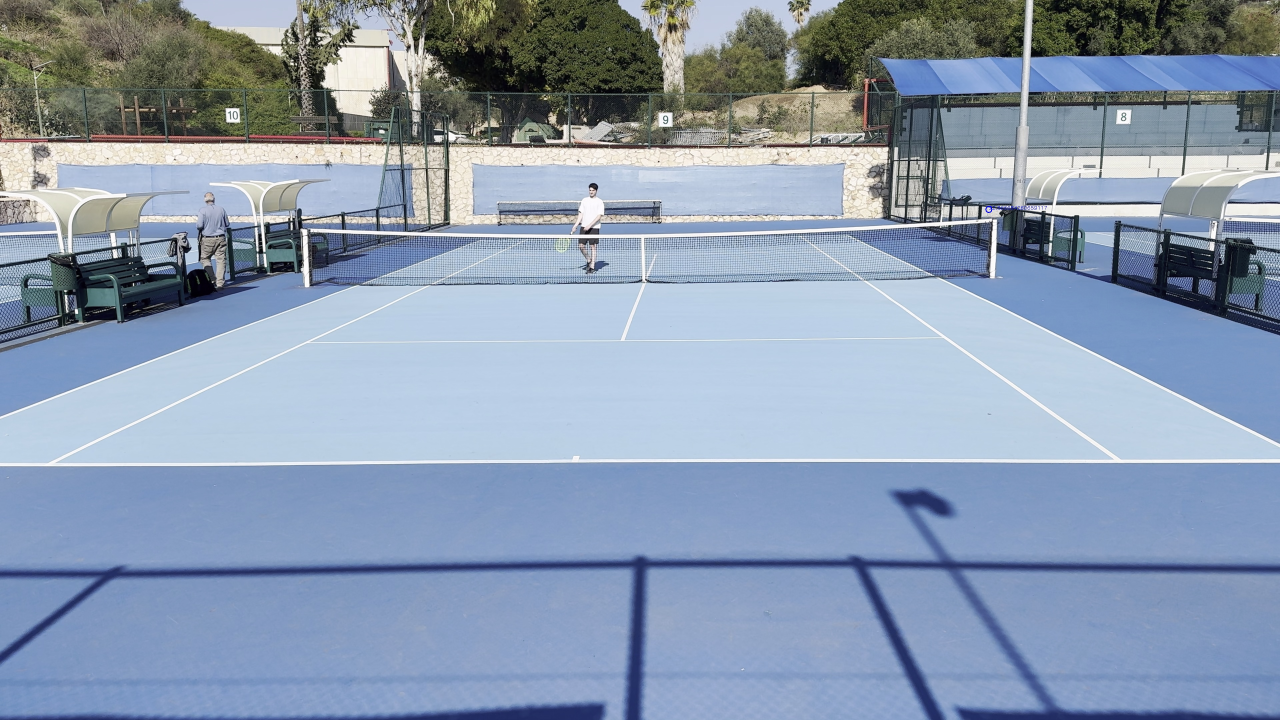
#> input picture court_frame.jpg, 3840 x 2160 px (shown at 1/3 size); the run also reads 2 pictures not shown here
$ python court_detection.py
#> lines starting #> are read from the running program, lines starting #| are printed output that depends on the picture; after the words box and inside, x2 and y2 are one past the last pixel; in counts of white or black regions, pixels touching at a corner belong together
from enum import Enum
import os
from typing import Any, List
import cv2
import numpy as np

Line = tuple[int, int, int, int]

debug_mode = os.getenv("DEBUG", "0").lower() in ("1", "true", "yes", "on")


# results Enum, in ,out, etc...
class Results(Enum):
    IN = "in"
    OUT = "out"
    SERVE_IN = "serve in"
    SERVE_OUT = "serve out"
    ERROR = "error"


class InOrOut:
    def __init__(self, court_frame_path, corners_dir_path):
        # Load the binary image and the template
#> called with court_frame_path = 'court_frame.jpg', corners_dir_path = 'corners'
        court_image = cv2.imread(court_frame_path, cv2.IMREAD_GRAYSCALE)
#> court_image: shape (2160, 3840); min 0, max 255, mean 152

        # Mask out top 30% of the image
        court_image[: int(court_image.shape[0] * 0.3), :] = 0

        templates_dir = corners_dir_path
        # go thorugh all files in the directory and imread them
        templates = [
            (cv2.imread(f"{templates_dir}/{file}", cv2.IMREAD_GRAYSCALE), file) for file in os.listdir(templates_dir)
        ]
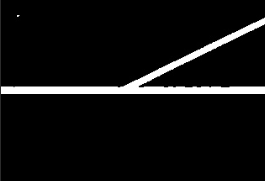
#> input picture corners/bottom_left_corner.png, 265 x 181 px
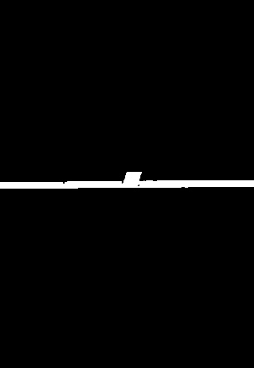
#> input picture corners/bottom_t_point.png, 254 x 368 px
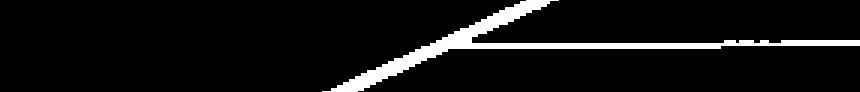
#> input picture corners/upper_left_corner.png, 860 x 92 px
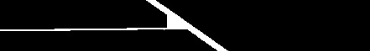
#> input picture corners/upper_right_corner.png, 370 x 51 px
#> templates = 6 items

        corners = {}

        def tmpelate_matching_and_marking(template, template_name, image, output_image):
            # Ensure the images are binary (black and white only)
            _, image = cv2.threshold(image, 210, 255, cv2.THRESH_BINARY)
            _, template = cv2.threshold(template, 127, 255, cv2.THRESH_BINARY)

            if debug_mode:
                cv2.imwrite("try/court_binary.jpg", image)

            # Perform template matching
            result = cv2.matchTemplate(image, template, cv2.TM_CCOEFF_NORMED)

            # Find the location of the best match
            min_val, max_val, min_loc, max_loc = cv2.minMaxLoc(result)
            top_left = max_loc

            # Calculate the center of the match
            template_h, template_w = template.shape
            center_x = top_left[0] + template_w // 2
            center_y = top_left[1] + template_h // 2
            corners[template_name] = (center_x, center_y)
            # Mark the center of the match in red. use A big circle
            cv2.circle(output_image, (center_x, center_y), 5, (0, 0, 255), -1)
            cv2.putText(
                output_image, template_name, (center_x, center_y), cv2.FONT_HERSHEY_SIMPLEX, 0.5, (0, 0, 255), 1
            )

        output_image = cv2.cvtColor(court_image, cv2.COLOR_GRAY2BGR)
        for template, name in templates:
            tmpelate_matching_and_marking(template, name, court_image, output_image)
#> this loop made 6 passes
#> (name, min_val in tmpelate_matching_and_marking, max_val in tmpelate_matching_and_marking, min_loc in tmpelate_matching_and_marking, top_left in tmpelate_matching_and_marking, template_h in tmpelate_matching_and_marking, template_w in tmpelate_matching_and_marking, center_x in tmpelate_matching_and_marking) on passes 1 to 6: ('bottom_left_corner.png', -0.109, 0.823, (1372, 606), (17, 1305), 181, 265, 149), ('bottom_right_corner.png', -0.316, 0.93, (1717, 648), (3317, 1334), 92, 65, 3349), ('bottom_t_point.png', -0.0566, 0.861, (2360, 492), (1596, 1198), 368, 254, 1723), ('t_point.png', -0.213, 0.72, (161, 539), (1842, 915), 213, 54, 1869), ('upper_left_corner.png', -0.109, 0.541, (1427, 648), (483, 982), 92, 860, 913), ('upper_right_corner.png', -0.132, 0.756, (470, 648), (2647, 985), 51, 370, 2832)
#> pass 1, in tmpelate_matching_and_marking, `_, image = cv2.threshold(image, 210, 255, cv2.THRESH_BINARY)`:
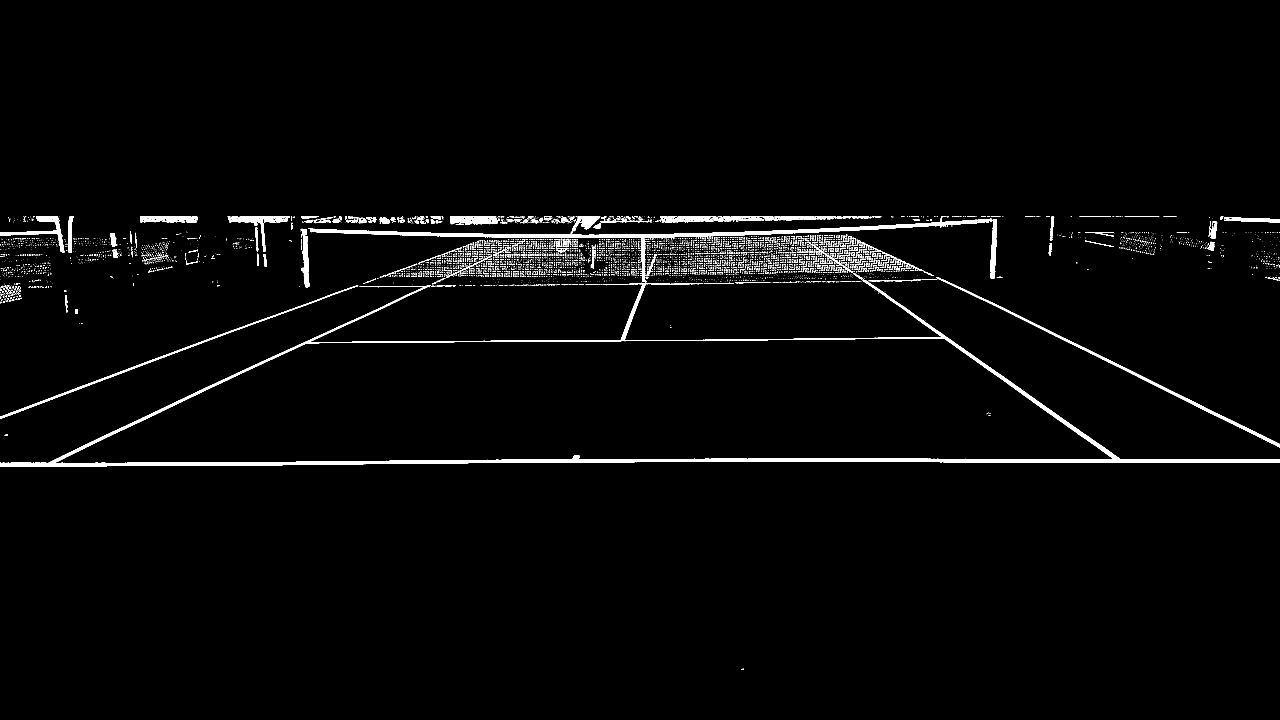
#> image: shape (2160, 3840) (shown at 1/3 size); 2.1% white; 6391 white regions (6187 under 20 px), largest, box (x1, y1, x2, y2) and area: (0, 841, 3840, 1399) 62848, (924, 648, 2976, 848) 21107, (2808, 833, 3840, 1343) 7990
#> pass 1, in tmpelate_matching_and_marking, `result = cv2.matchTemplate(image, template, cv2.TM_CCOEFF_NORMED)`:
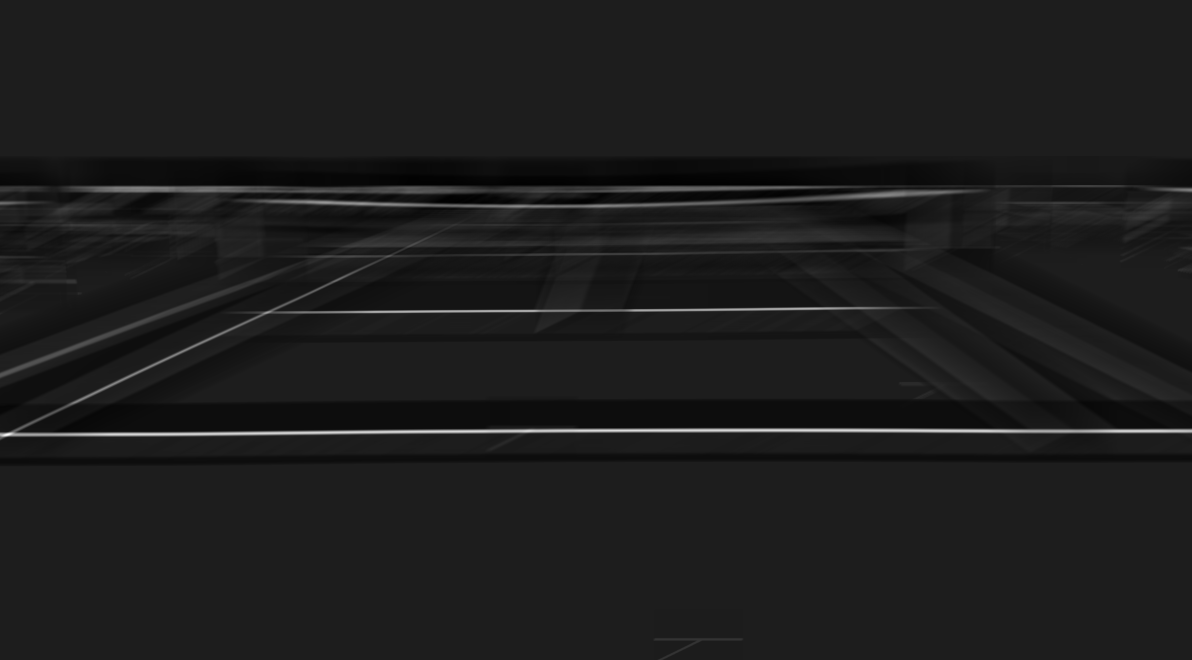
#> result: shape (1980, 3576) float32 (shown at 1/3 size); min -0.109, max 0.823, mean -0.000959; drawn with min black and max white
#> pass 2, in tmpelate_matching_and_marking (call 2), `_, template = cv2.threshold(template, 127, 255, cv2.THRESH_BINARY)`:
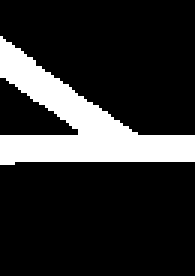
#> template: shape (92, 65) (shown 3 times larger); 17.9% white; 1 white region, box (x1, y1, x2, y2) and area: (0, 12, 65, 55) 1069

        cv2.imwrite("output.jpg", output_image)

        bottom_line = (corners["bottom_left_corner.png"], corners["bottom_right_corner.png"])
#> bottom_line = ((149, 1395), (3349, 1380))
        bottom_line = (
            corners["bottom_left_corner.png"][0],
            corners["bottom_left_corner.png"][1],
            corners["bottom_right_corner.png"][0],
            corners["bottom_right_corner.png"][1],
        )
#> bottom_line = (149, 1395, 3349, 1380)
        top_line = (corners["upper_left_corner.png"], corners["upper_right_corner.png"])
#> top_line = ((913, 1028), (2832, 1010))
        top_line = (
            corners["upper_left_corner.png"][0],
            corners["upper_left_corner.png"][1],
            corners["upper_right_corner.png"][0],
            corners["upper_right_corner.png"][1],
        )
#> top_line = (913, 1028, 2832, 1010)

        left_line = (corners["upper_left_corner.png"], corners["bottom_left_corner.png"])
#> left_line = ((913, 1028), (149, 1395))
        left_line = (
            corners["upper_left_corner.png"][0],
            corners["upper_left_corner.png"][1],
            corners["bottom_left_corner.png"][0],
            corners["bottom_left_corner.png"][1],
        )
#> left_line = (913, 1028, 149, 1395)

        right_line = (corners["upper_right_corner.png"], corners["bottom_right_corner.png"])
#> right_line = ((2832, 1010), (3349, 1380))
        right_line = (
            corners["upper_right_corner.png"][0],
            corners["upper_right_corner.png"][1],
            corners["bottom_right_corner.png"][0],
            corners["bottom_right_corner.png"][1],
        )
#> right_line = (2832, 1010, 3349, 1380)

        middle_point = (
            int((corners["bottom_left_corner.png"][0] + corners["bottom_right_corner.png"][0]) / 2),
            int((corners["upper_left_corner.png"][1] + corners["bottom_left_corner.png"][1]) / 2),
        )
#> middle_point = (1749, 1211)

        serve_line = (middle_point[0], middle_point[1], corners["t_point.png"][0], corners["t_point.png"][1])
#> serve_line = (1749, 1211, 1869, 1021)

        upper_line = (0, 400, court_image.shape[1], 400)
#> upper_line = (0, 400, 3840, 400)

        lines_dict = {
            "top": top_line,
            "bottom": bottom_line,
            "left": left_line,
            "right": right_line,
            "serve": serve_line,
            "upper": upper_line,
        }
#> lines_dict = {'top': (913, 1028, 2832, 1010), 'bottom': (149, 1395, 3349, 1380), 'left': (913, 1028, 149, 1395), 'right': (2832, 1010, 3349, 1380), 'serve': (1749, 1211, 1869, 1021), 'upper': (0, 400, 3840, 400)}

        self.lines_dict = lines_dict
#> self.lines_dict has the same summary as lines_dict
        # Mark Corneres in bold  Green
        output_image = cv2.cvtColor(court_image, cv2.COLOR_GRAY2BGR)
        for name, point in lines_dict.items():
            cv2.circle(output_image, (point[0], point[1]), 5, (0, 255, 0), -1)
            cv2.putText(output_image, name, (point[0], point[1]), cv2.FONT_HERSHEY_SIMPLEX, 0.5, (0, 255, 0), 1)
            cv2.circle(output_image, (point[2], point[3]), 5, (0, 255, 0), -1)
            cv2.putText(output_image, name, (point[2], point[3]), cv2.FONT_HERSHEY_SIMPLEX, 0.5, (0, 255, 0), 1)
            cv2.line(output_image, (point[0], point[1]), (point[2], point[3]), (0, 255, 0), 2)
#> this loop made 6 passes

    @staticmethod
    def calculate_distance(point1, point2):
        return np.sqrt((point1[0] - point2[0]) ** 2 + (point1[1] - point2[1]) ** 2)

    # [57 lines left out: functions point_to_line_distance, point_to_line_segment_distance, get_minimum_distance, not called in this run]

    def determine_ball_position(self, x_ball, y_ball, radius) -> Results:
        """
        Determine the position of the ball relative to court lines.

        Args:
            x_ball (float): X-coordinate of the ball's center.
            y_ball (float): Y-coordinate of the ball's center.
            radius (float): Radius of the ball.
            lines (dict): Dictionary with line identifiers as keys and line coordinates (x1, y1, x2, y2) as values.

        Returns:
            str: One of "in", "out", "serve in", "serve out", or "couples in".
        """
#> called with x_ball = 100, y_ball = 100, radius = 10

        def is_ball_between_lines_vertically(x, y, radius, line1, line2):
            """Check if the ball is between two lines."""
            if (line1[2] - line1[0]) != 0:
                m1 = (line1[3] - line1[1]) / (line1[2] - line1[0])
            else:
                x_min = min(line1[0], line2[2])
                x_max = max(line1[0], line2[2])
                return (x - radius) >= x_min and (x + radius) <= x_max
            if (line2[2] - line2[0]) != 0:
                m2 = (line2[3] - line2[1]) / (line2[2] - line2[0])
            else:
                x_min = min(line1[0], line2[2])
                x_max = max(line1[0], line2[2])
                return (x - radius) >= x_min and (x + radius) <= x_max
            y1_at_x = line1[1] + m1 * (x - line1[2])
            y2_at_x = line2[1] + m2 * (x - line2[2])
            y_min = min(y1_at_x, y2_at_x)
            y_max = max(y1_at_x, y2_at_x)
            return (y - radius) >= y_min and (y + radius) <= y_max

        # [19 lines left out: function is_ball_between_lines_horizontically, not called in this run]

        try:
            top_line = self.lines_dict["top"]
#> top_line = (913, 1028, 2832, 1010)
            bottom_line = self.lines_dict["bottom"]
#> bottom_line = (149, 1395, 3349, 1380)
            left_line = self.lines_dict["left"]
#> left_line = (913, 1028, 149, 1395)
            right_line = self.lines_dict["right"]
#> right_line = (2832, 1010, 3349, 1380)
            serve_line = self.lines_dict["serve"]
#> serve_line = (1749, 1211, 1869, 1021)
            upper_line = self.lines_dict["upper"]
#> upper_line = (0, 400, 3840, 400)

            # Check for "serve in left"
            if is_ball_between_lines_vertically(
                x_ball, y_ball, radius, upper_line, top_line
            ) and is_ball_between_lines_horizontically(x_ball, y_ball, radius, left_line, serve_line):
#> in is_ball_between_lines_vertically, `m1 = (line1[3] - line1[1]) / (line1[2] - line1[0])`: m1 = 0
#> in is_ball_between_lines_vertically, `m2 = (line2[3] - line2[1]) / (line2[2] - line2[0])`: m2 = -0.00938
#> in is_ball_between_lines_vertically, `y1_at_x = line1[1] + m1 * (x - line1[2])`: y1_at_x = 400
#> in is_ball_between_lines_vertically, `y2_at_x = line2[1] + m2 * (x - line2[2])`: y2_at_x = 1053.6
#> in is_ball_between_lines_vertically, `y_min = min(y1_at_x, y2_at_x)`: y_min = 400
#> in is_ball_between_lines_vertically, `y_max = max(y1_at_x, y2_at_x)`: y_max = 1053.6
                return Results.SERVE_IN
            # Check for "serve in right"
            if is_ball_between_lines_vertically(
                x_ball, y_ball, radius, upper_line, top_line
            ) and is_ball_between_lines_horizontically(x_ball, y_ball, radius, serve_line, right_line):
                return Results.SERVE_IN

            # Check for "in"
            if is_ball_between_lines_vertically(
                x_ball, y_ball, radius, upper_line, bottom_line
            ) and is_ball_between_lines_horizontically(x_ball, y_ball, radius, left_line, right_line):
                return Results.IN

            return Results.OUT
        except Exception as e:
            print(f"Error determining ball position: {e}")
            return Results.ERROR


if __name__ == "__main__":
    # I just need output.jpg, which is the court with corners marked
    in_or_out = InOrOut("court_frame.jpg", "corners")
    print(in_or_out.determine_ball_position(100, 100, 10))
